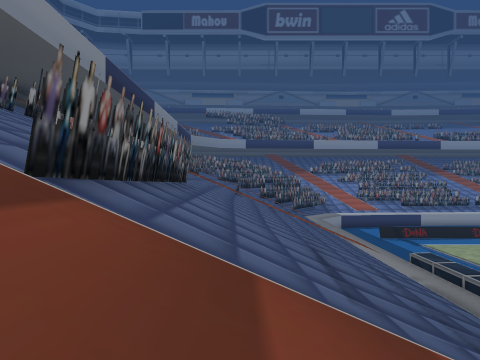
View 1 (above)

24 first-person views from a walk through a Unity game level. The camera is 1.3 m above the floor, looks level and sees 70° across. The floor is counted in squares, 2 m on a side. Each view is taken from the middle of a square. On the plan, view 1 faces up. The plan holds only what a view shows up to about 10 squares ahead; the rest is blank. The place goes on beyond the plan. Some animated figures are not drawn. Some surface patterns are stand-ins.

View 2
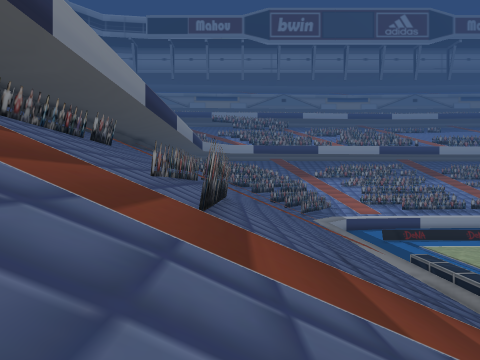

View 3
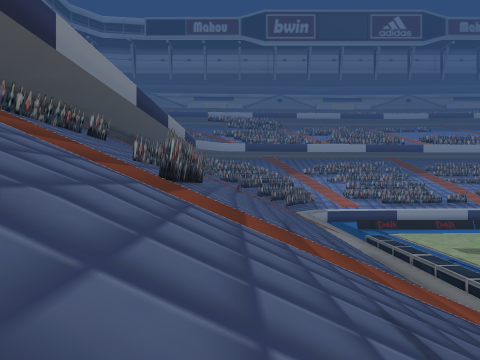

View 4
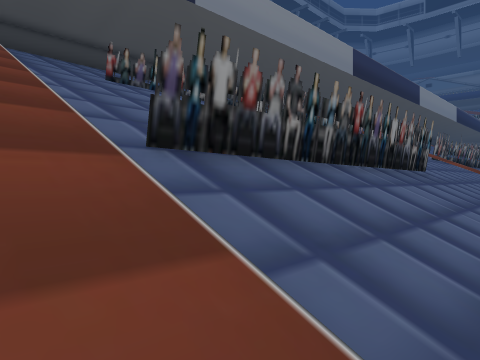

View 5
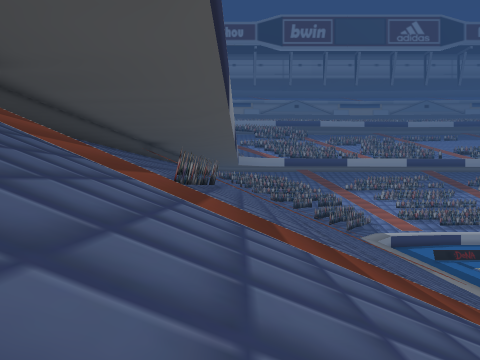

View 6
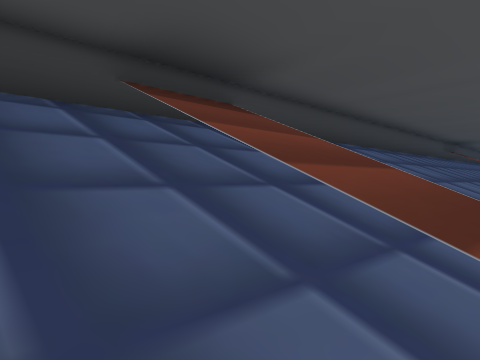

View 7
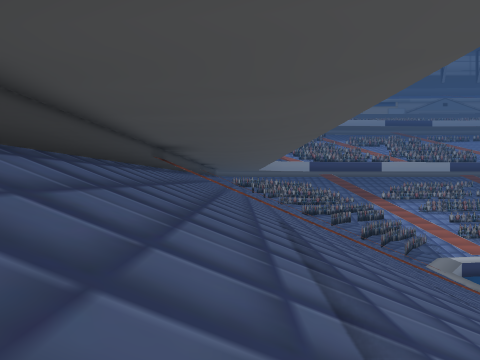

View 8
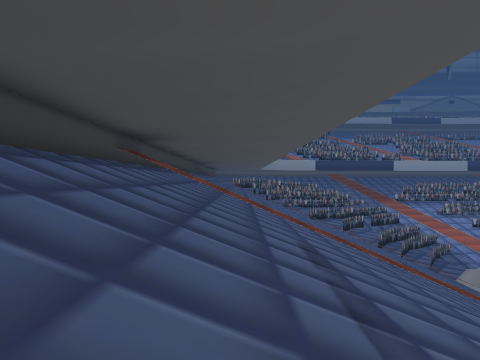

View 9
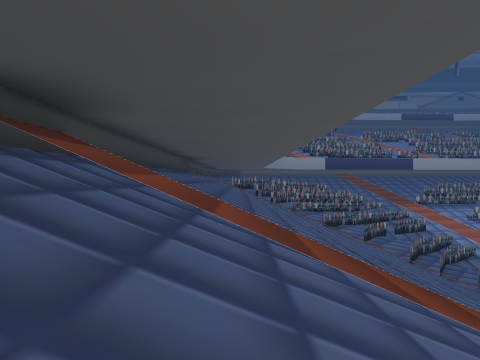

View 10
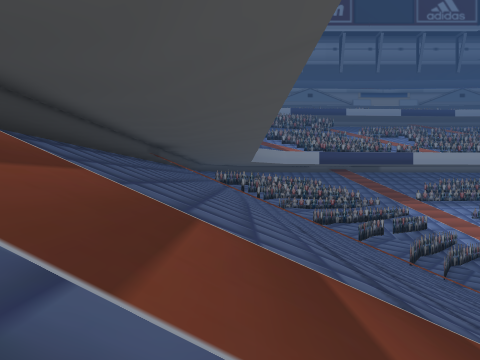

View 11
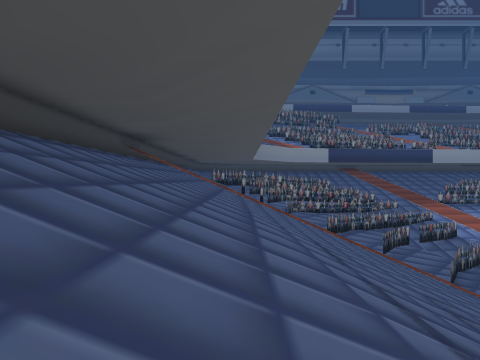

View 12
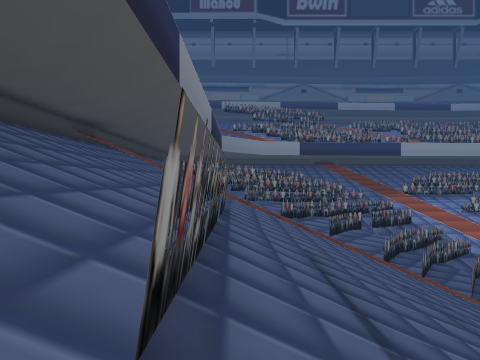

View 13
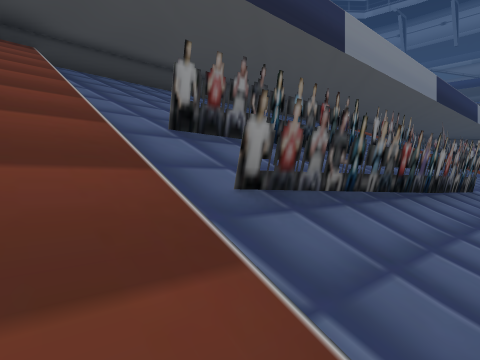

View 14
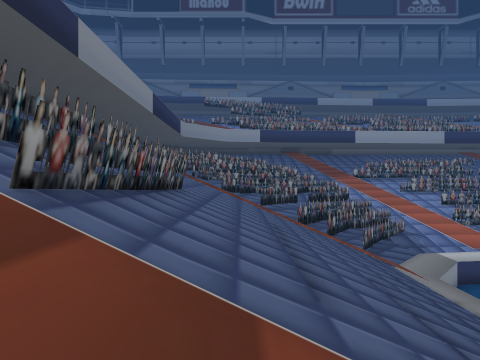

View 15
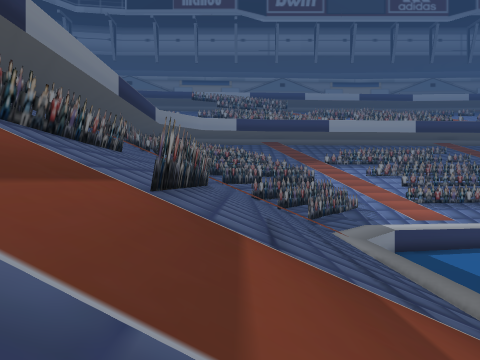

View 16
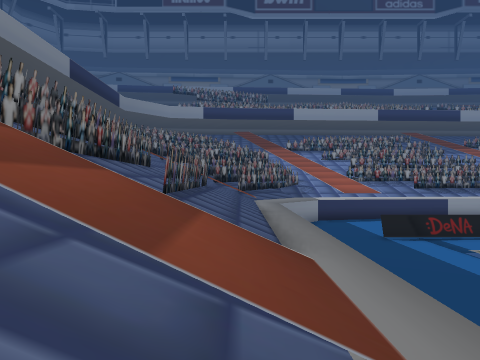

View 17
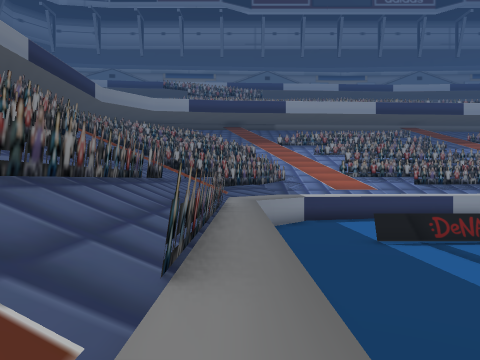

View 18
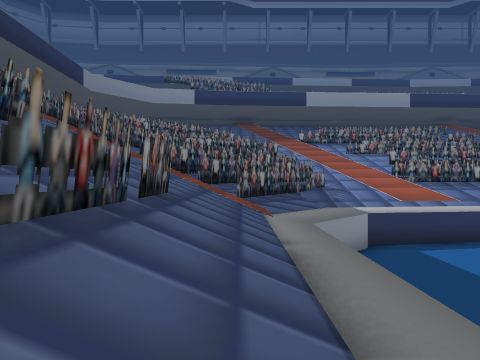

View 19
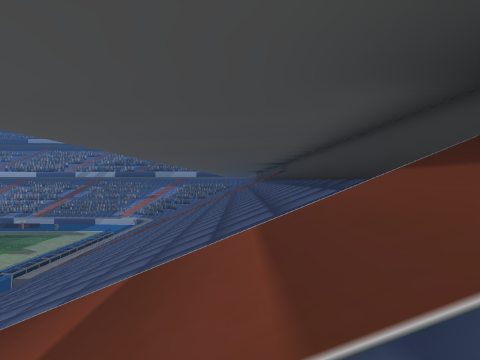

View 20
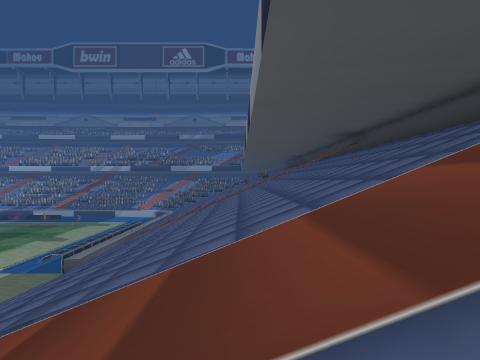

View 21
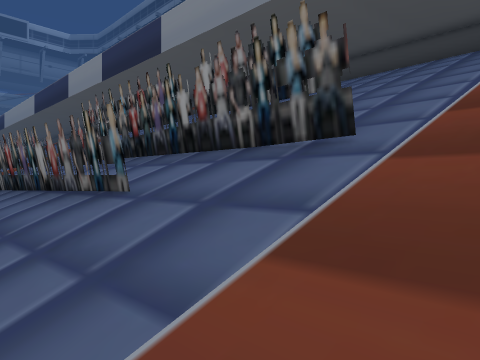

View 22
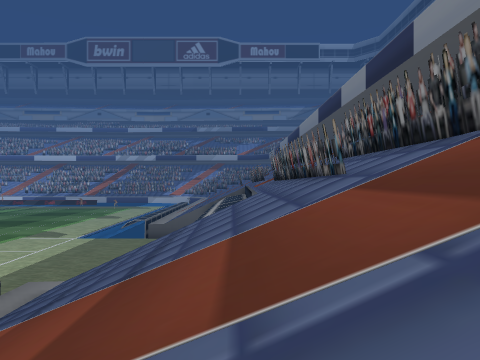

View 23
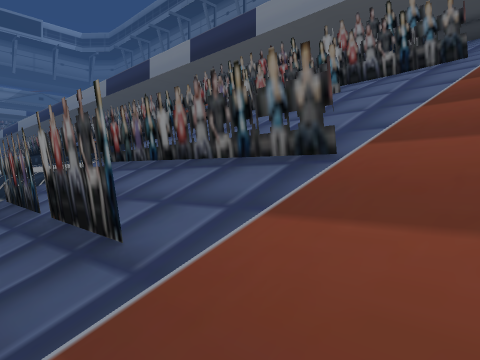

View 24
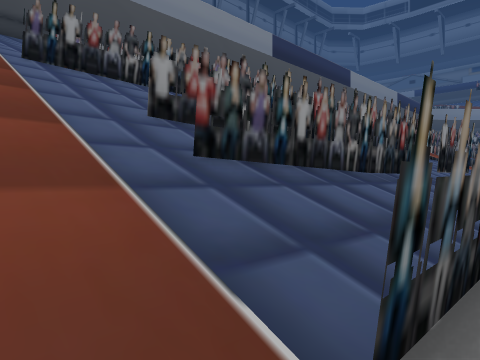

### Floor plan
Key: @ floor where view 1 was taken; # wall or solid block; . main floor; : floor 6.5 m higher than the main floor; + floor 8.75 m higher than the main floor; / step, stairs or slope; = window, fence, low wall or low ledge; ^ raised ledge; v drop or lower ground.
Columns run from 10 left of view 1 to 11 right of it. Each row starts with its distance up from view 1.
 26          ##/    .....v
 25 #////////////  ...vvv
 24 #//////////////..vvvv
 23 #//////////////.vvvv
 22 #/////////#////.vvvv
 21 #/////##//v//#/.vvvvvv
 20 #/////##//v//#/.vvvvvv
 19 #/////##//#//#/.vvvvv
 18 #/////##//#//#/.vvvvv
 17 #/////##//#//#/.vvvv
 16 #//////://#//#/.vvv
 15 #=/////#/////#/.vvv
 14 #^////////// //. v
 13 #//////////////.
 12 #//////////////.
 11 #/// ///// ////.
 10 #///v////////#/.
  9 #///v/// #//##/
  8 #///v//#/v//##/
  7 #///#////v//##/
  6 #///+//#/v//#//
  5 #///#//:/v//#//
  4 #////////v/#=//
  3 #////////#/##//#
  2 #^/////////////#
  1 #^/////////////.
  0 #/////////@////
 -1 #//////////#///
 -2 #/////##///#/#/
 -3 #/////##/#///#
 -4 #/////##/////##.
 -5 #/////##/#///v=.
 -6 #/////##/v//vvvv
 -7 #///// #/#

Positions as (right, up) in squares from view 1, and headings:
1: (0, 0), facing up
2: (-1, -2), facing up
3: (0, -4), facing up
4: (1, 1), facing up-left
5: (-5, -3), facing up
6: (-6, -1), facing up-left
7: (-7, 3), facing up
8: (-7, 6), facing up
9: (-7, 10), facing up
10: (-6, 12), facing up
11: (-6, 15), facing up
12: (-4, 14), facing up
13: (-1, 13), facing up-left
14: (-1, 12), facing up
15: (1, 11), facing up
16: (4, 10), facing up
17: (5, 12), facing up
18: (4, 16), facing up
19: (-8, 3), facing down
20: (-5, 3), facing down
21: (0, 1), facing down-left
22: (0, 3), facing down
23: (4, 1), facing down-left
24: (5, 1), facing up-left
